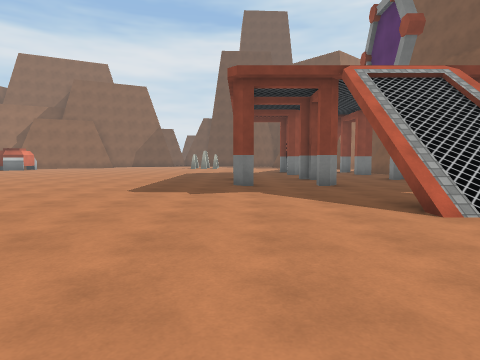
view 1 (above)

23 first-person views from a walk through a Unity game level. The camera is 1.3 m above the floor, tilts 4° down and sees 75° across. The floor is counted in squares, 2 m on a side. Each view is taken from the middle of a square. On the plan, view 1 faces up. The plan holds only what a view shows up to about 10 squares ahead; the rest is blank. The place goes on beyond the plan. The player character is not drawn. Some surface patterns are stand-ins.

view 2
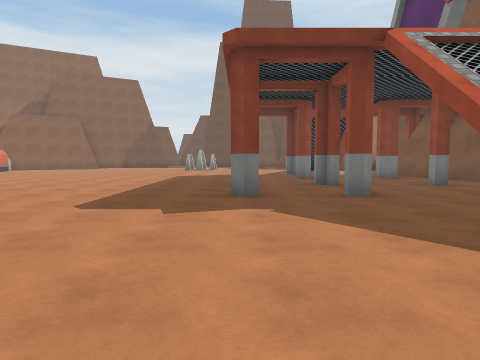

view 3
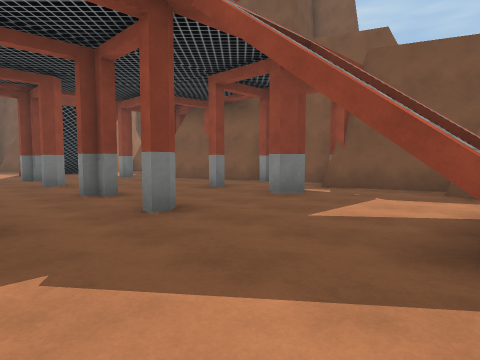

view 4
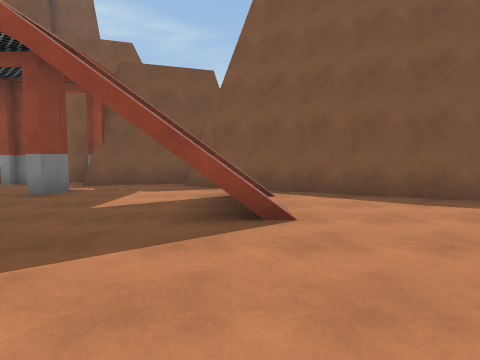

view 5
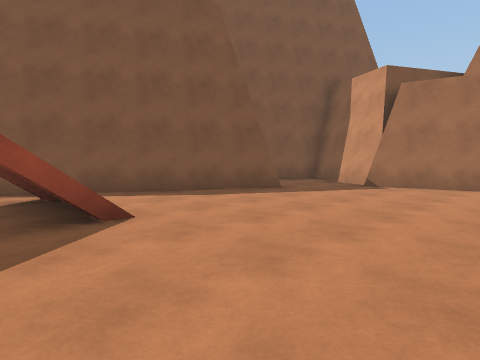

view 6
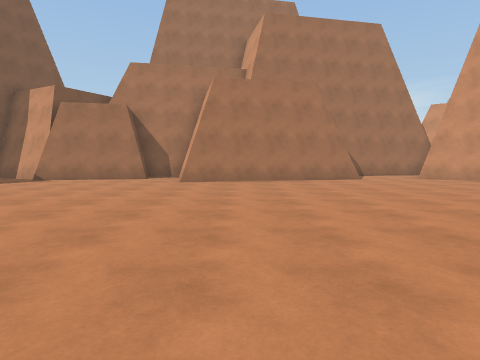

view 7
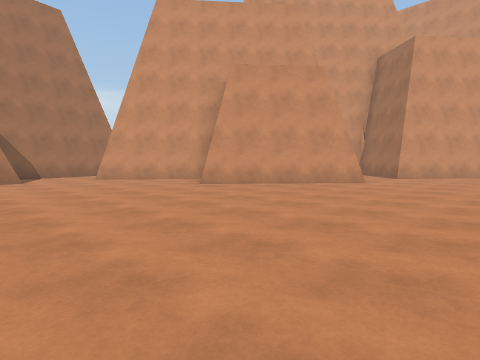

view 8
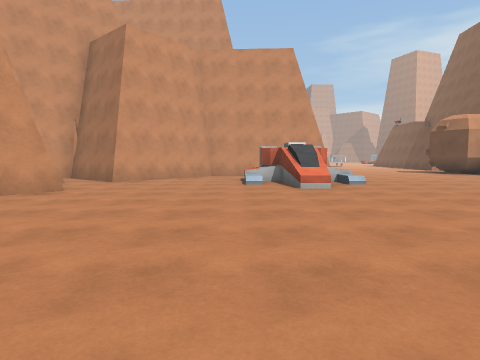

view 9
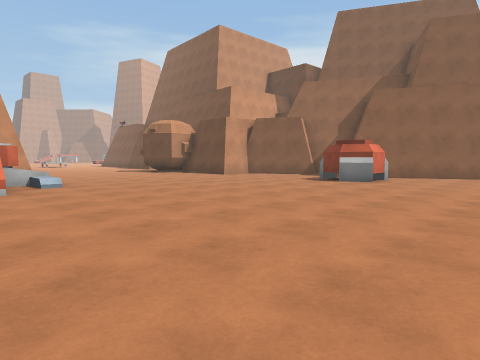

view 10
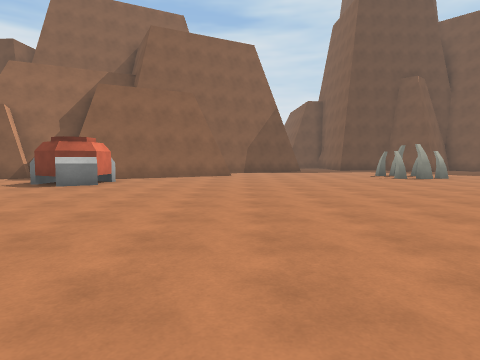

view 11
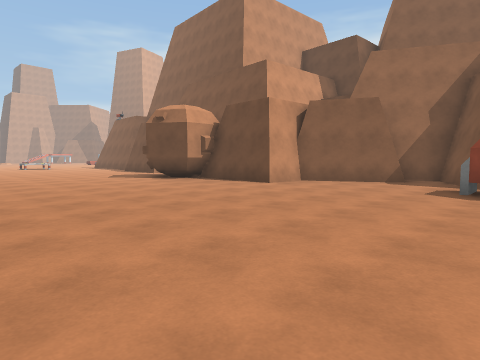

view 12
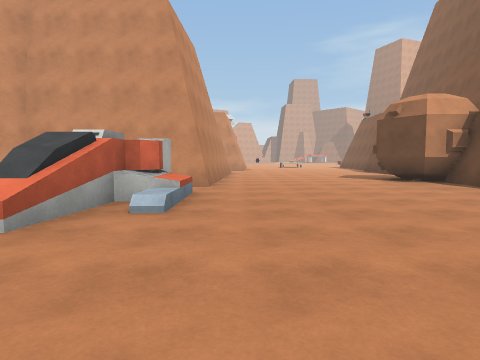

view 13
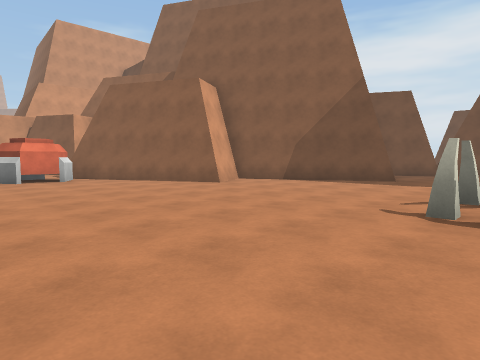

view 14
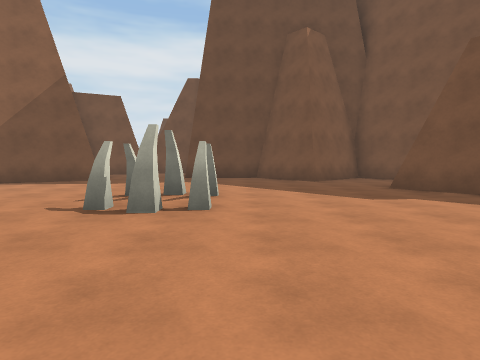

view 15
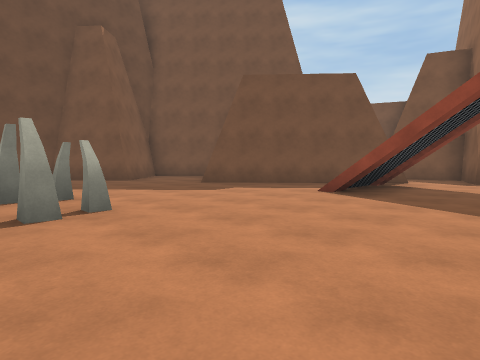

view 16
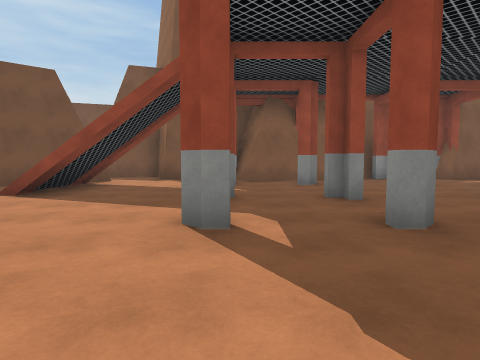

view 17
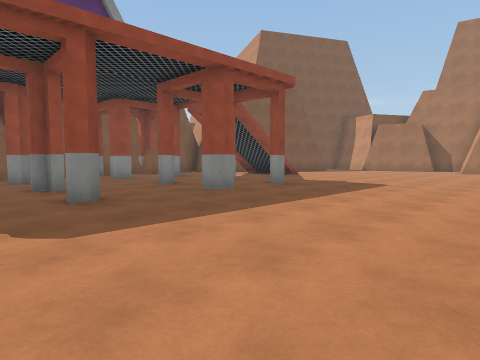

view 18
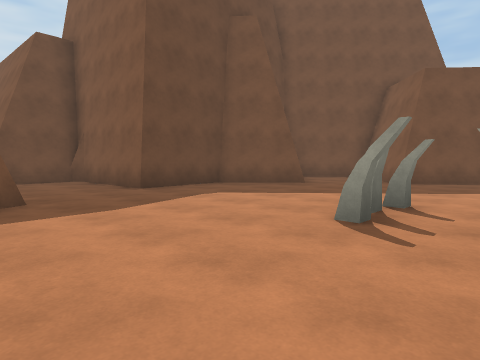

view 19
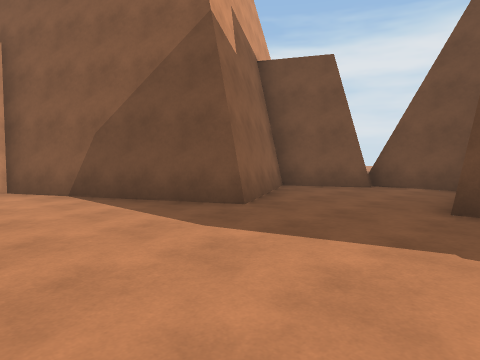

view 20
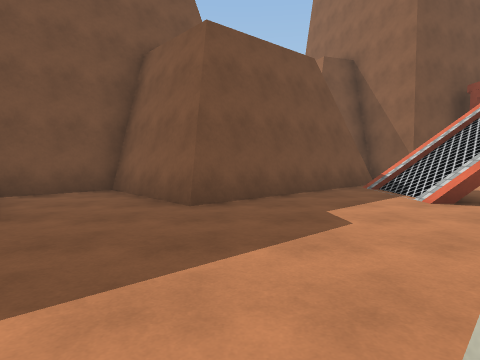

view 21
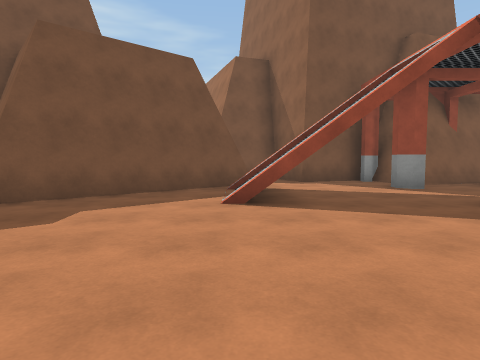

view 22
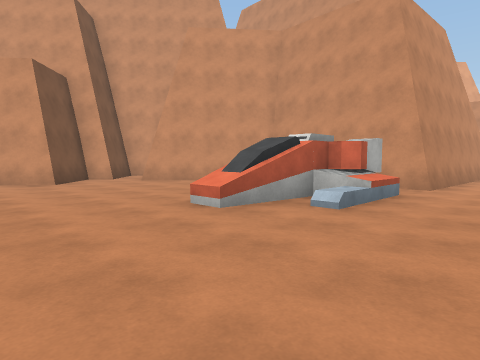

view 23
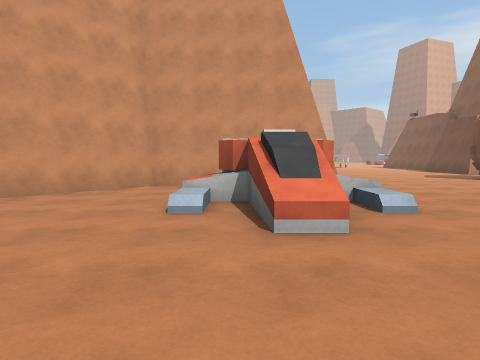

### Floor plan
Key: @ floor where view 1 was taken; # wall or solid block; . floor; / step, stairs or slope; B bones; O other object.
Columns run from 22 left of view 1 to 8 right of it. Each row starts with its distance up from view 1.
 29                  ###
 28                ###.#
 27                #...##
 26                ##...###
 25                 #.....#####
 24                ##......#..#
 23              ###..........#
 22             ##...........##
 21             ##...........##
 20        ######.............##
 19      ###.##.........B......##
 18     ##...#O..............///#.#
 17  O###....OO............../ /..#
 16  OO.......O..............  ..##
 15 O............................#
 14 ......................O.O..O##
 13 ............................##
 12 ......................O.O..O##
 11 .............................#
 10 ####OO/...............O.#..O.##
  9    #OOOO......................#
  8    .OOO........ .............##
  7    ..O................O.O..O.#
  6    ..........................#
  5    ##.................../ #..#
  4     ##................../// ##
  3     ##..#..................##
  2      #####.................#
  1          ###..............##
  0           #...........@...#
 -1           #...............#
 -2           ##.....###........
 -3            ##..### #######.#
 -4              ..          ###
 -5              ##

Where each view was taken, in squares from view 1:
view 1: 0 up, 0 right, facing up
view 2: 2 up, 0 right, facing up
view 3: 4 up, 0 right, facing up-right
view 4: 4 up, 1 left, facing right
view 5: 5 up, 1 left, facing down-right
view 6: 7 up, 4 left, facing down
view 7: 7 up, 6 left, facing down-left
view 8: 7 up, 8 left, facing left
view 9: 8 up, 8 left, facing up-left
view 10: 9 up, 8 left, facing up
view 11: 10 up, 12 left, facing up-left
view 12: 11 up, 12 left, facing left
view 13: 15 up, 2 left, facing up-left
view 14: 15 up, 1 left, facing up
view 15: 15 up, 3 left, facing up-right
view 16: 14 up, 3 left, facing right
view 17: 14 up, 5 left, facing down-right
view 18: 19 up, 6 left, facing up-right
view 19: 21 up, 2 left, facing up-left
view 20: 21 up, 2 left, facing right
view 21: 18 up, 2 left, facing right
view 22: 12 up, 12 left, facing down-left
view 23: 8 up, 12 left, facing left
